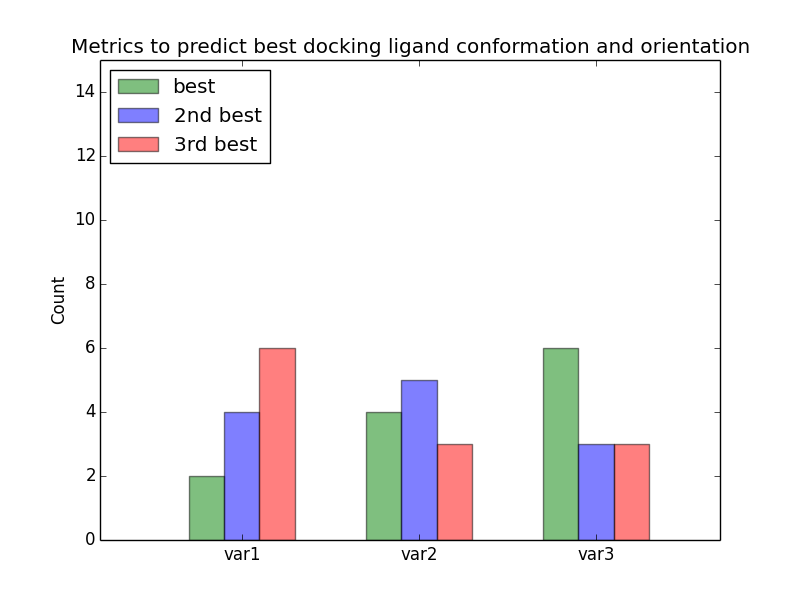

The Python source for this figure:
# Sebastian Raschka, 03/2014 

import numpy as np
import matplotlib.pyplot as plt

def eval_sample_cat(sample_counts, key, val):
    """
    Expects a sample_counts dict from read_csv_barplot().
    Increases the respective count in the dictionary.
    
    """
    sample_counts[key][int(val)-1] += 1

def read_csv(file_loc):
    """
    Evaluates a csv file that contains ranked metrics.    
    Keyword arguments:
        file_loc (str): path to the csv file
            Expected file format, e.g.,
            
                label,var1,var2,var3
                sample1,1,3,2
                sample2,3,2,1
                sample3,2,1,3      

    Returns a dictionary with counts of the sample category performace, where
    the 1st item in the sublists means that the sample category (here: the key)
    performed x-times best (2nd item means x-times second best, etc.)
        E.g., 
        {'var3': [14, 7, 1], 'var1': [9, 5, 8], 'var2': [9, 7, 6]}
    
    """
    with open(file_loc, 'r') as in_data:
        header = in_data.readline().strip().split(',')
        # expected header: ['label', 'var1', 'var2', 'var3']
        sample_counts = {header[1]:[0,0,0], header[2]:[0,0,0], header[3]:[0,0,0]}
        for line in in_data:
            if line and not line.startswith('#'): # skip comments and blank lines
                line = line.strip().split(',')
                for i in range(1,4):
                    eval_sample_cat(sample_counts, header[i], line[i])
    return sample_counts           
            
def plot_barplot(sample_counts):
    """ Plotting the grouped bar plot from the sample_counts dictinary """
    N = len(sample_counts.keys())
    ind = np.arange(N)  # the x locations for the groups
    width = 0.2       # the width of the bars
    
    fig, ax = plt.subplots()
    
    labels = []
    data_points = []
    for k in sample_counts.keys():
        labels.append(k)
        data_points.append(sample_counts[k])
      
    plt.bar(ind, [d[0] for d in data_points], width,
                 alpha=0.5,
                 color='g',
                 label=labels[0])

    plt.bar(ind + width, [d[1] for d in data_points], width,
                 alpha=0.5,
                 color='b',
                 label=labels[1])
    
    plt.bar(ind + 2*width, [d[2] for d in data_points], width,
                 alpha=0.5,
                 color='r',
                 label=labels[2])
    
    ax.set_ylabel('Count')
    ax.set_title('Metrics to predict best docking ligand conformation and orientation')
    ax.set_xticks(ind + 1.5 * width)
    ax.set_xticklabels(labels)
    plt.xlim(-0.5,3)
    plt.ylim(0,15)
    plt.legend(['best', '2nd best', '3rd best'], loc='upper left')
    plt.show()
    
data_file = './twelve_samples_ranks.csv'    
sample_counts = read_csv(data_file)
print(sample_counts)
plot_barplot(sample_counts)
